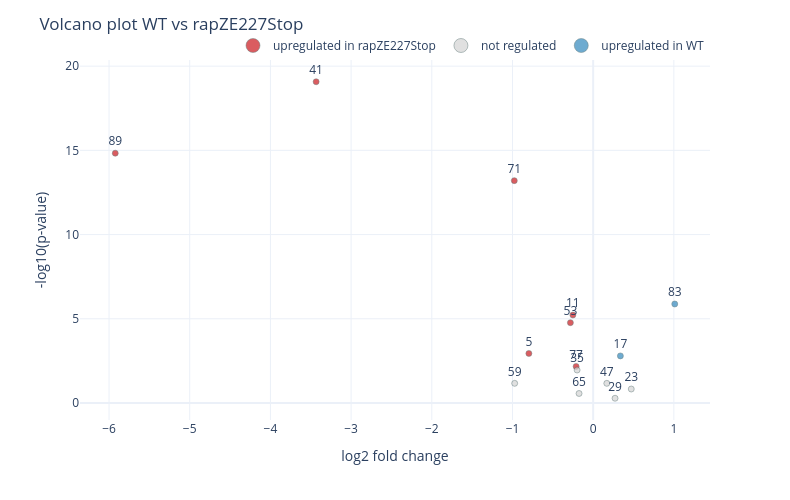

Write notebook code for a chart like this one.
### Code cell
interactive_fig = get_differential_regulation_plot_interactive(
    diff_reg, comparison=selected_comparison, width=790, height=500
)
interactive_fig

### Figure 1 — Plotly figure (JSON) as saved in the notebook; plotly's stock layout.template omitted (floating-point values rounded to 4 significant figures)
{"data": [{"customdata": [[0.003372, 0.5755, 21.56, 22.36, true], [0.01324, 0.8636, 21.73, 21.94, true], [2.719e-05, 0.8398, 18.29, 18.54, true], [4.974e-18, 0.09255, 21.2, 24.63, true], [4.355e-14, 0.01648, 16.62, 22.54, true], [1.233e-12, 0.5078, 23.39, 24.37, true], [7.181e-05, 0.8223, 24.16, 24.44, true]], "hovertemplate": "<b>%{hovertext}</b><br><br>regulation=upregulated in rapZE227Stop<br>log2FC=%{x}<br>-log10 pvalue=%{y}<br>label=%{text}<br>padj=%{customdata[0]}<br>FC=%{customdata[1]}<br>mean(group1)=%{customdata[2]}<br>mean(group2)=%{customdata[3]}<br>rejected=%{customdata[4]}<extra></extra>", "hovertext": [5, 77, 11, 41, 89, 71, 53], "legendgroup": "upregulated in rapZE227Stop", "marker": {"color": "#cb181d", "line": {"color": "DarkSlateGrey", "width": 0.5}, "opacity": 0.7, "symbol": "circle"}, "mode": "markers+text", "name": "upregulated in rapZE227Stop", "orientation": "v", "showlegend": false, "text": ["5", "77", "11", "41", "89", "71", "53"], "textposition": "top center", "type": "scatter", "x": [-0.797, -0.2116, -0.2519, -3.434, -5.923, -0.9778, -0.2823], "xaxis": "x", "y": [2.942, 2.172, 5.223, 19.07, 14.83, 13.2, 4.769], "yaxis": "y"}, {"customdata": [[0.1717, 1.387, 20.1, 19.63, false], [0.0892, 0.5095, 18.88, 19.85, false], [0.2922, 0.8858, 15.01, 15.18, false], [0.01876, 0.871, 19.87, 20.07, true], [0.0892, 1.124, 22.54, 22.37, false], [0.5326, 1.207, 23.97, 23.7, false]], "hovertemplate": "<b>%{hovertext}</b><br><br>regulation=not regulated<br>log2FC=%{x}<br>-log10 pvalue=%{y}<br>label=%{text}<br>padj=%{customdata[0]}<br>FC=%{customdata[1]}<br>mean(group1)=%{customdata[2]}<br>mean(group2)=%{customdata[3]}<br>rejected=%{customdata[4]}<extra></extra>", "hovertext": [23, 59, 65, 35, 47, 29], "legendgroup": "not regulated", "marker": {"color": "lightgrey", "line": {"color": "DarkSlateGrey", "width": 0.5}, "opacity": 0.7, "symbol": "circle"}, "mode": "markers+text", "name": "not regulated", "orientation": "v", "showlegend": false, "text": ["23", "59", "65", "35", "47", "29"], "textposition": "top center", "type": "scatter", "x": [0.4719, -0.973, -0.175, -0.1993, 0.1689, 0.271], "xaxis": "x", "y": [0.8284, 1.167, 0.5648, 1.956, 1.166, 0.281], "yaxis": "y"}, {"customdata": [[0.004366, 1.263, 21.62, 21.28, true], [8.685e-06, 2.015, 21.38, 20.37, true]], "hovertemplate": "<b>%{hovertext}</b><br><br>regulation=upregulated in WT<br>log2FC=%{x}<br>-log10 pvalue=%{y}<br>label=%{text}<br>padj=%{customdata[0]}<br>FC=%{customdata[1]}<br>mean(group1)=%{customdata[2]}<br>mean(group2)=%{customdata[3]}<br>rejected=%{customdata[4]}<extra></extra>", "hovertext": [17, 83], "legendgroup": "upregulated in WT", "marker": {"color": "#3288bd", "line": {"color": "DarkSlateGrey", "width": 0.5}, "opacity": 0.7, "symbol": "circle"}, "mode": "markers+text", "name": "upregulated in WT", "orientation": "v", "showlegend": false, "text": ["17", "83"], "textposition": "top center", "type": "scatter", "x": [0.3372, 1.011], "xaxis": "x", "y": [2.794, 5.878], "yaxis": "y"}, {"hoverinfo": "skip", "legendgroup": "upregulated in rapZE227Stop", "marker": {"color": "#cb181d", "line": {"color": "DarkSlateGrey", "width": 0.5}, "opacity": 0.7, "size": 14, "symbol": "circle"}, "mode": "markers", "name": "upregulated in rapZE227Stop", "showlegend": true, "type": "scatter", "x": [null], "y": [null]}, {"hoverinfo": "skip", "legendgroup": "not regulated", "marker": {"color": "lightgrey", "line": {"color": "DarkSlateGrey", "width": 0.5}, "opacity": 0.7, "size": 14, "symbol": "circle"}, "mode": "markers", "name": "not regulated", "showlegend": true, "type": "scatter", "x": [null], "y": [null]}, {"hoverinfo": "skip", "legendgroup": "upregulated in WT", "marker": {"color": "#3288bd", "line": {"color": "DarkSlateGrey", "width": 0.5}, "opacity": 0.7, "size": 14, "symbol": "circle"}, "mode": "markers", "name": "upregulated in WT", "showlegend": true, "type": "scatter", "x": [null], "y": [null]}], "layout": {"height": 500, "hovermode": "closest", "legend": {"orientation": "h", "title": {"text": ""}, "tracegroupgap": 0, "x": 1, "xanchor": "right", "y": 1, "yanchor": "bottom"}, "margin": {"t": 60}, "title": {"text": "Volcano plot WT vs rapZE227Stop"}, "width": 790, "xaxis": {"anchor": "y", "domain": [0, 1], "title": {"text": "log2 fold change"}}, "yaxis": {"anchor": "x", "domain": [0, 1], "title": {"text": "-log10(p-value)"}}}}
